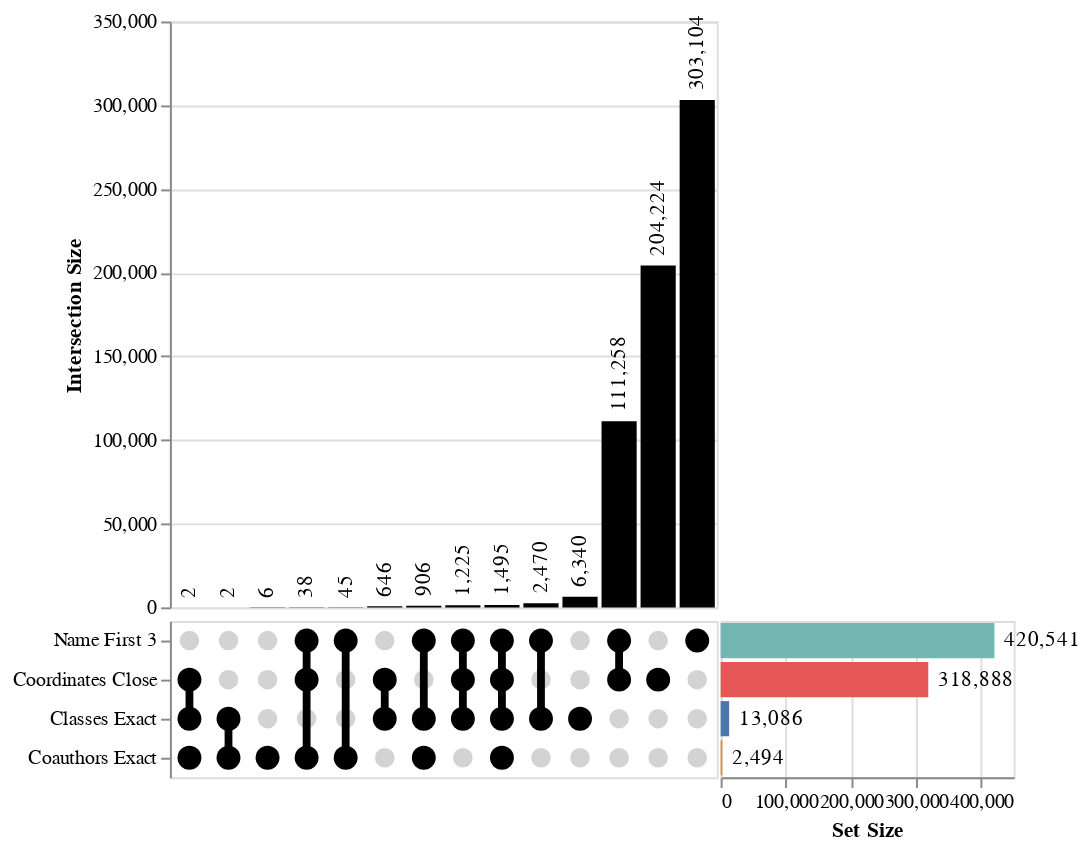

The code cell stored with this chart in its notebook:
### Markdown cell above
We can also inspect which blocking rules were most to blame for the generated
pairs. If some rules generate a huge amount of comparisons, it might be worth
trying to make them more restrictive so we get better performance. Or, if some
blocking rules aren't generating any comparisons, that might be an indication
that we have a bug in there somewhere.

### Code cell
from mismo.block import upset_plot  # noqa: E402

upset_plot(blocked)

### Figure 1 — Vega-Lite specification as saved in the notebook (floating-point values rounded to 4 significant figures)
{"config": {"view": {"continuousWidth": 300, "continuousHeight": 300}}, "vconcat": [{"layer": [{"mark": {"type": "bar", "color": "black"}, "encoding": {"x": {"axis": null, "field": "intersection_id", "sort": {"field": "intersection_size"}, "type": "ordinal"}, "y": {"field": "intersection_size", "title": "Intersection Size", "type": "quantitative"}}, "transform": [{"filter": "(datum.set === 'Name First 3')"}]}, {"mark": {"type": "text", "align": "left", "angle": 270, "dx": 5}, "encoding": {"text": {"field": "intersection_size", "format": ",", "type": "quantitative"}, "x": {"axis": null, "field": "intersection_id", "sort": {"field": "intersection_size"}, "type": "ordinal"}, "y": {"field": "intersection_size", "title": "Intersection Size", "type": "quantitative"}}, "transform": [{"filter": "(datum.set === 'Name First 3')"}]}]}, {"hconcat": [{"layer": [{"mark": {"type": "circle", "color": "lightgray", "opacity": 1, "size": 100}, "encoding": {"x": {"axis": null, "field": "intersection_id", "sort": {"field": "intersection_size"}, "type": "ordinal"}, "y": {"axis": {"title": ""}, "field": "set", "sort": ["Name First 3", "Coordinates Close", "Classes Exact", "Coauthors Exact"], "type": "ordinal"}}}, {"mark": {"type": "bar", "color": "black", "size": 4}, "encoding": {"x": {"axis": null, "field": "intersection_id", "sort": {"field": "intersection_size"}, "type": "ordinal"}, "y": {"aggregate": {"argmin": "set_order"}, "field": "set", "scale": {"domain": ["Name First 3", "Coordinates Close", "Classes Exact", "Coauthors Exact"]}, "type": "ordinal"}, "y2": {"aggregate": {"argmax": "set_order"}, "field": "set"}}, "transform": [{"filter": "datum.is_intersect"}]}, {"mark": {"type": "circle", "color": "black", "opacity": 1, "size": 150}, "encoding": {"x": {"axis": null, "field": "intersection_id", "sort": {"field": "intersection_size"}, "type": "ordinal"}, "y": {"axis": {"title": ""}, "field": "set", "sort": ["Name First 3", "Coordinates Close", "Classes Exact", "Coauthors Exact"], "type": "ordinal"}}, "transform": [{"filter": "datum.is_intersect"}]}]}, {"layer": [{"mark": {"type": "bar"}, "encoding": {"color": {"field": "set", "legend": null, "type": "nominal"}, "x": {"aggregate": "sum", "field": "intersection_size", "title": "Set Size", "type": "quantitative"}, "y": {"axis": null, "field": "set", "sort": ["Name First 3", "Coordinates Close", "Classes Exact", "Coauthors Exact"], "type": "ordinal"}}, "transform": [{"filter": "datum.is_intersect"}]}, {"mark": {"type": "text", "align": "left", "dx": 5}, "encoding": {"text": {"aggregate": "sum", "field": "intersection_size", "format": ",", "type": "quantitative"}, "x": {"aggregate": "sum", "field": "intersection_size", "title": "Set Size", "type": "quantitative"}, "y": {"axis": null, "field": "set", "sort": ["Name First 3", "Coordinates Close", "Classes Exact", "Coauthors Exact"], "type": "ordinal"}}, "transform": [{"filter": "datum.is_intersect"}]}], "width": 150}], "spacing": 0}], "data": {"name": "data-69aa31d3e2b9d7ddef2f6399ba2a0877"}, "spacing": 0, "$schema": "https://vega.github.io/schema/vega-lite/v5.15.1.json", "datasets": {"data-69aa31d3e2b9d7ddef2f6399ba2a0877": [{"intersection_id": 0, "intersection_size": 303104, "intersection_degree": 1, "set": "Name First 3", "is_intersect": true, "set_order": 0}, {"intersection_id": 1, "intersection_size": 204224, "intersection_degree": 1, "set": "Name First 3", "is_intersect": false, "set_order": 0}, {"intersection_id": 2, "intersection_size": 111258, "intersection_degree": 2, "set": "Name First 3", "is_intersect": true, "set_order": 0}, {"intersection_id": 3, "intersection_size": 906, "intersection_degree": 3, "set": "Name First 3", "is_intersect": true, "set_order": 0}, {"intersection_id": 4, "intersection_size": 6, "intersection_degree": 1, "set": "Name First 3", "is_intersect": false, "set_order": 0}, {"intersection_id": 5, "intersection_size": 2, "intersection_degree": 3, "set": "Name First 3", "is_intersect": false, "set_order": 0}, {"intersection_id": 6, "intersection_size": 6340, "intersection_degree": 1, "set": "Name First 3", "is_intersect": false, "set_order": 0}, {"intersection_id": 7, "intersection_size": 646, "intersection_degree": 2, "set": "Name First 3", "is_intersect": false, "set_order": 0}, {"intersection_id": 8, "intersection_size": 2470, "intersection_degree": 2, "set": "Name First 3", "is_intersect": true, "set_order": 0}, {"intersection_id": 9, "intersection_size": 45, "intersection_degree": 2, "set": "Name First 3", "is_intersect": true, "set_order": 0}, {"intersection_id": 10, "intersection_size": 1495, "intersection_degree": 4, "set": "Name First 3", "is_intersect": true, "set_order": 0}, {"intersection_id": 11, "intersection_size": 38, "intersection_degree": 3, "set": "Name First 3", "is_intersect": true, "set_order": 0}, {"intersection_id": 12, "intersection_size": 2, "intersection_degree": 2, "set": "Name First 3", "is_intersect": false, "set_order": 0}, {"intersection_id": 13, "intersection_size": 1225, "intersection_degree": 3, "set": "Name First 3", "is_intersect": true, "set_order": 0}, {"intersection_id": 0, "intersection_size": 303104, "intersection_degree": 1, "set": "Coordinates Close", "is_intersect": false, "set_order": 1}, {"intersection_id": 1, "intersection_size": 204224, "intersection_degree": 1, "set": "Coordinates Close", "is_intersect": true, "set_order": 1}, {"intersection_id": 2, "intersection_size": 111258, "intersection_degree": 2, "set": "Coordinates Close", "is_intersect": true, "set_order": 1}, {"intersection_id": 3, "intersection_size": 906, "intersection_degree": 3, "set": "Coordinates Close", "is_intersect": false, "set_order": 1}, {"intersection_id": 4, "intersection_size": 6, "intersection_degree": 1, "set": "Coordinates Close", "is_intersect": false, "set_order": 1}, {"intersection_id": 5, "intersection_size": 2, "intersection_degree": 3, "set": "Coordinates Close", "is_intersect": true, "set_order": 1}, {"intersection_id": 6, "intersection_size": 6340, "intersection_degree": 1, "set": "Coordinates Close", "is_intersect": false, "set_order": 1}, {"intersection_id": 7, "intersection_size": 646, "intersection_degree": 2, "set": "Coordinates Close", "is_intersect": true, "set_order": 1}, {"intersection_id": 8, "intersection_size": 2470, "intersection_degree": 2, "set": "Coordinates Close", "is_intersect": false, "set_order": 1}, {"intersection_id": 9, "intersection_size": 45, "intersection_degree": 2, "set": "Coordinates Close", "is_intersect": false, "set_order": 1}, {"intersection_id": 10, "intersection_size": 1495, "intersection_degree": 4, "set": "Coordinates Close", "is_intersect": true, "set_order": 1}, {"intersection_id": 11, "intersection_size": 38, "intersection_degree": 3, "set": "Coordinates Close", "is_intersect": true, "set_order": 1}, {"intersection_id": 12, "intersection_size": 2, "intersection_degree": 2, "set": "Coordinates Close", "is_intersect": false, "set_order": 1}, {"intersection_id": 13, "intersection_size": 1225, "intersection_degree": 3, "set": "Coordinates Close", "is_intersect": true, "set_order": 1}, {"intersection_id": 0, "intersection_size": 303104, "intersection_degree": 1, "set": "Coauthors Exact", "is_intersect": false, "set_order": 2}, {"intersection_id": 1, "intersection_size": 204224, "intersection_degree": 1, "set": "Coauthors Exact", "is_intersect": false, "set_order": 2}, {"intersection_id": 2, "intersection_size": 111258, "intersection_degree": 2, "set": "Coauthors Exact", "is_intersect": false, "set_order": 2}, {"intersection_id": 3, "intersection_size": 906, "intersection_degree": 3, "set": "Coauthors Exact", "is_intersect": true, "set_order": 2}, {"intersection_id": 4, "intersection_size": 6, "intersection_degree": 1, "set": "Coauthors Exact", "is_intersect": true, "set_order": 2}, {"intersection_id": 5, "intersection_size": 2, "intersection_degree": 3, "set": "Coauthors Exact", "is_intersect": true, "set_order": 2}, {"intersection_id": 6, "intersection_size": 6340, "intersection_degree": 1, "set": "Coauthors Exact", "is_intersect": false, "set_order": 2}, {"intersection_id": 7, "intersection_size": 646, "intersection_degree": 2, "set": "Coauthors Exact", "is_intersect": false, "set_order": 2}, {"intersection_id": 8, "intersection_size": 2470, "intersection_degree": 2, "set": "Coauthors Exact", "is_intersect": false, "set_order": 2}, {"intersection_id": 9, "intersection_size": 45, "intersection_degree": 2, "set": "Coauthors Exact", "is_intersect": true, "set_order": 2}, {"intersection_id": 10, "intersection_size": 1495, "intersection_degree": 4, "set": "Coauthors Exact", "is_intersect": true, "set_order": 2}, {"intersection_id": 11, "intersection_size": 38, "intersection_degree": 3, "set": "Coauthors Exact", "is_intersect": true, "set_order": 2}, {"intersection_id": 12, "intersection_size": 2, "intersection_degree": 2, "set": "Coauthors Exact", "is_intersect": true, "set_order": 2}, {"intersection_id": 13, "intersection_size": 1225, "intersection_degree": 3, "set": "Coauthors Exact", "is_intersect": false, "set_order": 2}, {"intersection_id": 0, "intersection_size": 303104, "intersection_degree": 1, "set": "Classes Exact", "is_intersect": false, "set_order": 3}, {"intersection_id": 1, "intersection_size": 204224, "intersection_degree": 1, "set": "Classes Exact", "is_intersect": false, "set_order": 3}, {"intersection_id": 2, "intersection_size": 111258, "intersection_degree": 2, "set": "Classes Exact", "is_intersect": false, "set_order": 3}, {"intersection_id": 3, "intersection_size": 906, "intersection_degree": 3, "set": "Classes Exact", "is_intersect": true, "set_order": 3}, {"intersection_id": 4, "intersection_size": 6, "intersection_degree": 1, "set": "Classes Exact", "is_intersect": false, "set_order": 3}, {"intersection_id": 5, "intersection_size": 2, "intersection_degree": 3, "set": "Classes Exact", "is_intersect": true, "set_order": 3}, {"intersection_id": 6, "intersection_size": 6340, "intersection_degree": 1, "set": "Classes Exact", "is_intersect": true, "set_order": 3}, {"intersection_id": 7, "intersection_size": 646, "intersection_degree": 2, "set": "Classes Exact", "is_intersect": true, "set_order": 3}, {"intersection_id": 8, "intersection_size": 2470, "intersection_degree": 2, "set": "Classes Exact", "is_intersect": true, "set_order": 3}, {"intersection_id": 9, "intersection_size": 45, "intersection_degree": 2, "set": "Classes Exact", "is_intersect": false, "set_order": 3}, {"intersection_id": 10, "intersection_size": 1495, "intersection_degree": 4, "set": "Classes Exact", "is_intersect": true, "set_order": 3}, {"intersection_id": 11, "intersection_size": 38, "intersection_degree": 3, "set": "Classes Exact", "is_intersect": false, "set_order": 3}, {"intersection_id": 12, "intersection_size": 2, "intersection_degree": 2, "set": "Classes Exact", "is_intersect": true, "set_order": 3}, {"intersection_id": 13, "intersection_size": 1225, "intersection_degree": 3, "set": "Classes Exact", "is_intersect": true, "set_order": 3}]}}
